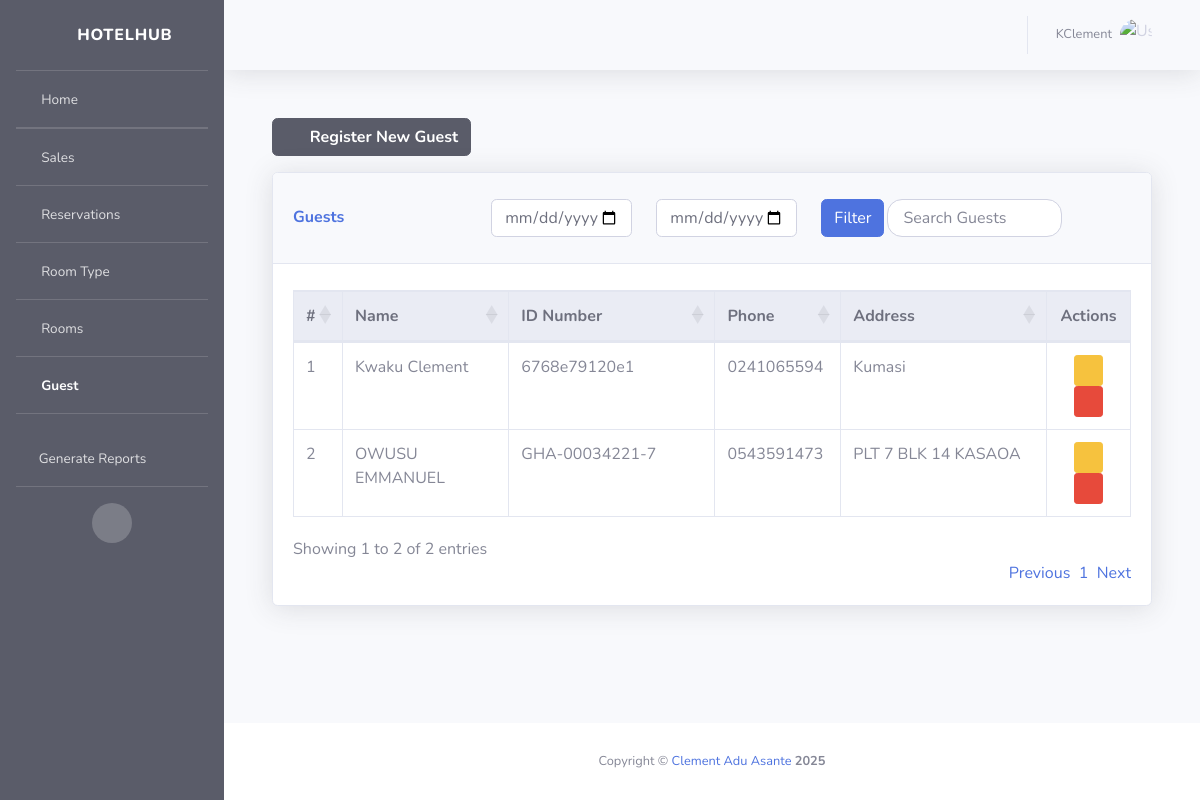
/guests/ (signed in), run on the app's committed database.
### authentication/models.py (models this page shows, shortened)
class Users(AbstractBaseUser, PermissionsMixin):
    ROLE_CHOICES = [
        ('admin', 'Admin'),
        ('receptionist', 'Receptionist'),
        ('manager', 'Manager'),
        ('seller', 'Seller')
    ]
    first_name = models.CharField(max_length=256, blank=False, null=False)
    last_name = models.CharField(max_length=256, blank=False, null=False)
    username = models.CharField(max_length=256, unique=True, blank=False, null=False)
    role = models.CharField(max_length=20, choices=ROLE_CHOICES)
    phone = models.CharField(max_length=30, blank=False, null=False)
    address = models.TextField(max_length=256, blank=False, null=False)
    is_active = models.BooleanField(default=True)
    is_staff = models.BooleanField(default=False)
    last_login = models.DateTimeField(null=True, blank=True)
    objects = CustomUserManager()
    USERNAME_FIELD = 'username'
    REQUIRED_FIELDS = []
    class Meta:
        db_table = 'Users'

### guests/models.py (models this page shows, shortened)
class Guest(models.Model):
    first_name = models.CharField(max_length=256)
    last_name = models.CharField(max_length=256, blank=True, null=True)
    address = models.TextField(max_length=256, blank=True, null=True)
    national_id = models.TextField(max_length=256, blank=True, null=True)
    phone = models.CharField(max_length=30, blank=True, null=True)
    created_at = models.DateField(default=now)
    class Meta:
        db_table = 'Guests'
    def get_full_name(self):
        return f"{self.first_name} {self.last_name}"

### guests/views.py (the view, shortened to what this page needs)
# urls.py: path('', views.guests_list_view, name='guests_list'),
@login_required(login_url="/authentication/login/")
def guests_list_view(request):
    cache_key = f'guest_list_{request.user.id}'
    cache.delete(cache_key)
    start_date = request.GET.get('start_date')
    end_date = request.GET.get('end_date')
    search_term = request.GET.get('search')
    guest_query = Guest.objects.all()
    context = {
        "active_icon": "guests",
        "guests": guest_query,
        "start_date": start_date,
        "end_date": end_date,
        "search_term": search_term
    }
    if request.user.is_authenticated:
        action = f"Viewed guests list"
        details = f"User: {request.user.username}, IP: {request.META.get('REMOTE_ADDR')}, User-Agent: {request.META.get('HTTP_USER_AGENT')}"
        ip_address = request.META.get('REMOTE_ADDR')
        mac_address = get_mac_address()
        ActivityLog.objects.create(
            user=request.user,
            action=action,
            details=details,
            ip_address=ip_address,
            mac_address=mac_address
        )
    return render(request, "guests.html", context=context)

### activitylog/activity_logger.py (called while the page is built)
    def __call__(self, request):
        response = self.get_response(request)
        if request.user.is_authenticated:
            action = f"{request.method} {request.path}"
            details = f"User: {request.user.username}, IP: {request.META.get('REMOTE_ADDR')}, User-Agent: {request.META.get('HTTP_USER_AGENT')}"
            ip_address = request.META.get('REMOTE_ADDR')
            mac_address = self.get_mac_address()
            ActivityLog.objects.create(
                user=request.user,
                action=action,
                details=details,
                ip_address=ip_address,
                mac_address=mac_address
            )
        return response

    def get_mac_address(self):
        mac_num = hex(uuid.getnode()).replace('0x', '').upper()
        mac = '-'.join(mac_num[i: i+2] for i in range(0, 11, 2))
        return mac

### activitylog/views.py (called while the page is built)
def get_mac_address():
    mac_num = hex(uuid.getnode()).replace('0x', '').upper()
    mac = '-'.join(mac_num[i: i+2] for i in range(0, 11, 2))
    return mac

### guests/templates/guests.html (shortened to what this page needs)
{% extends "base.html" %}
{% load static %}
{% block stylesheets %}
<link href="{% static 'vendor/datatables/dataTables.bootstrap4.min.css' %}" rel="stylesheet">
<link href="{% static 'css/pagination_buttons.css' %}" rel="stylesheet">
{% endblock stylesheets %}
{% block content %}
<div class="container-fluid">
    <div class="row ml-0 mb-3">
        <a href="{% url 'guests:guests_add' %}">
            <button type="button" class="btn btn-dark font-weight-bold">
                <i class="fas fa-plus mr-2"></i>
                Register New Guest
            </button>
        </a>
    </div>
    <div class="card shadow mb-4">
        <div class="card-header py-3 d-flex justify-content-between align-items-center">
            <div class="row align-items-center">
                <div class="col-md-3">
                    <h6 class="m-0 font-weight-bold text-primary">Guests</h6>
                </div>
                <div class="col-md-6">
                    <div class="row">
                        <div class="col-md-5">
                            <input type="date" class="form-control" id="startDate">
                        </div>
                        <div class="col-md-5">
                            <input type="date" class="form-control" id="endDate">
                        </div>
                        <div class="col-md-2">
                            <button id="filterDate" class="btn btn-primary">Filter</button>
                        </div>
                    </div>
                </div>
                <div class="col-md-3">
                    <input type="text" class="form-control" id="guestSearch" placeholder="Search Guests">
                </div>
            </div>
        </div>
        <div class="card-body">
            <div class="table-responsive">
                <table class="table table-bordered table-hover" id="dataTable" width="100%" cellspacing="0">
                    <thead class="thead-light">
                        <tr>
                            <th style="width:5%">#</th>
                            <th style="width:20%">Name</th>
                            <th style="width:25%">ID Number</th>
                            <th style="width:15%">Phone</th>
                            <th style="width:25%">Address</th>
                            <th class="text-center" style="width:10%">Actions</th>
                        </tr>
                    </thead>
                    <tbody>
                        {% for g in guests %}
                        <tr>
                            <td>{{forloop.counter}}</td>
                            <td>{{g.get_full_name}}</td>
                            <td>{{g.national_id}}</td>
                            <td>{{g.phone}}</td>
                            <td>{{g.address}}</td>
                            <td class="text-center">
                                <a href="{% url 'guests:guests_update' g.id %}" class="text-decoration-none">
                                    <button type="button" class="btn btn-warning btn-sm" data-bs-toggle="tooltip" title="Update guest">
                                        <i class="fas fa-pen"></i>
                                    </button>
                                </a>
                                <a class="text-decoration-none">
                                    <button rel="delete" type="button" class="btn btn-danger btn-sm" data-toggle="modal" data-target="#exampleModal">
                                        <i class="fas fa-trash"></i>
                                    </button>
                                </a>
                            </td>
                        </tr>
                        {% endfor %}
                    </tbody>
                </table>
            </div>
        </div>
    </div>
</div>
{% endblock content %}

### templates/navbar.html (shortened to what this page needs)
{% load static %}
<nav class="navbar navbar-expand navbar-light bg-gradient topbar mb-4 static-top shadow">
    <ul class="navbar-nav ml-auto">
        <li class="nav-item dropdown">
            <a class="nav-link dropdown-toggle" href="#" id="userDropdown" role="button" data-toggle="dropdown" aria-expanded="false">
                <span class="mr-2 d-none d-lg-inline text-gray-600 small">{{ request.user.username }}</span>
                <img class="img-profile rounded-circle" src="{% static 'img/undraw_profile.svg' %}" alt="User Profile">
            </a>
        </li>
    </ul>
</nav>

### guests/templates/guests.html (style rules this page uses)
.card-header .row { align-items: center; }
#guestSearch { max-width: 250px; border-radius: 15px; padding: 5px 15px; margin: 10px 0; }

### data on the page
Users: user.username "KClement"
Guest: get_full_name "Kwaku Clement", national_id "6768e79120e1", phone "0241065594", address "Kumasi"
Guest: get_full_name "OWUSU EMMANUEL", national_id "GHA-00034221-7", phone "0543591473", address "PLT 7 BLK 14 KASAOA"
